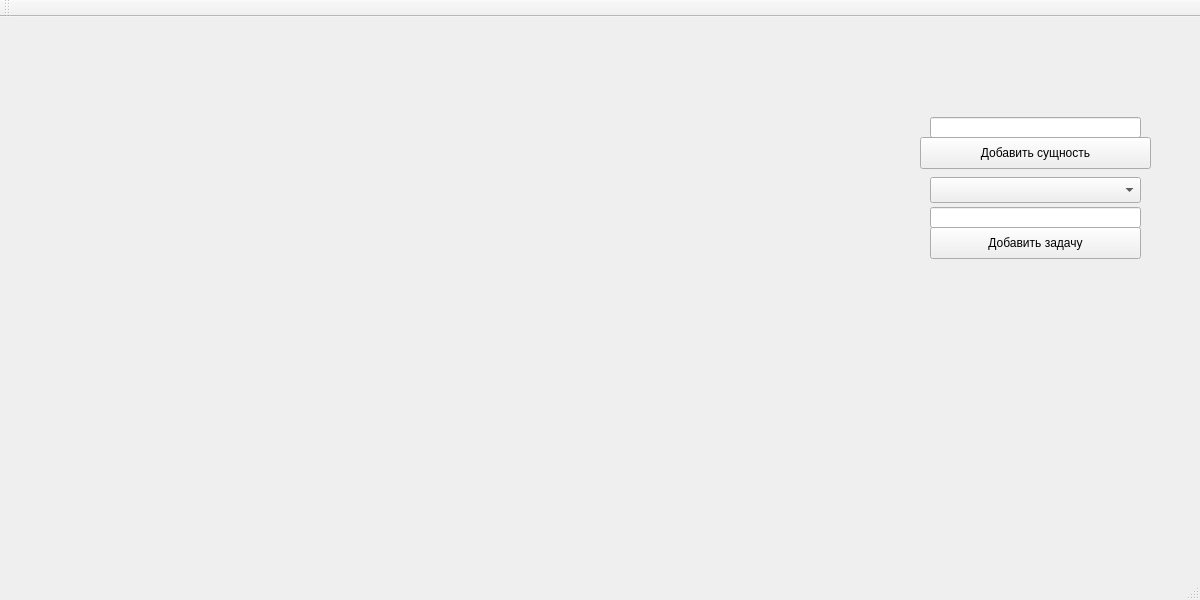
<?xml version="1.0" encoding="UTF-8"?>
<ui version="4.0">
 <class>MainWindow</class>
 <widget class="QMainWindow" name="MainWindow">
  <property name="geometry">
   <rect>
    <x>0</x>
    <y>0</y>
    <width>1200</width>
    <height>600</height>
   </rect>
  </property>
  <property name="minimumSize">
   <size>
    <width>1200</width>
    <height>600</height>
   </size>
  </property>
  <property name="maximumSize">
   <size>
    <width>1200</width>
    <height>600</height>
   </size>
  </property>
  <property name="windowTitle">
   <string>MainWindow</string>
  </property>
  <widget class="QWidget" name="centralWidget">
   <widget class="QPushButton" name="addEntityButton">
    <property name="geometry">
     <rect>
      <x>920</x>
      <y>120</y>
      <width>231</width>
      <height>32</height>
     </rect>
    </property>
    <property name="text">
     <string>Добавить сущность</string>
    </property>
   </widget>
   <widget class="QWidget" name="widget" native="true">
    <property name="geometry">
     <rect>
      <x>10</x>
      <y>30</y>
      <width>871</width>
      <height>491</height>
     </rect>
    </property>
   </widget>
   <widget class="QLineEdit" name="entityNameEdit">
    <property name="geometry">
     <rect>
      <x>930</x>
      <y>100</y>
      <width>211</width>
      <height>21</height>
     </rect>
    </property>
   </widget>
   <widget class="QComboBox" name="entitySelector">
    <property name="geometry">
     <rect>
      <x>930</x>
      <y>160</y>
      <width>211</width>
      <height>26</height>
     </rect>
    </property>
   </widget>
   <widget class="QLineEdit" name="taskNameEdit">
    <property name="geometry">
     <rect>
      <x>930</x>
      <y>190</y>
      <width>211</width>
      <height>21</height>
     </rect>
    </property>
   </widget>
   <widget class="QPushButton" name="addTaskButton">
    <property name="geometry">
     <rect>
      <x>930</x>
      <y>210</y>
      <width>211</width>
      <height>32</height>
     </rect>
    </property>
    <property name="text">
     <string>Добавить задачу</string>
    </property>
   </widget>
  </widget>
  <widget class="QMenuBar" name="menuBar">
   <property name="geometry">
    <rect>
     <x>0</x>
     <y>0</y>
     <width>1200</width>
     <height>22</height>
    </rect>
   </property>
  </widget>
  <widget class="QToolBar" name="mainToolBar">
   <attribute name="toolBarArea">
    <enum>TopToolBarArea</enum>
   </attribute>
   <attribute name="toolBarBreak">
    <bool>false</bool>
   </attribute>
  </widget>
  <widget class="QStatusBar" name="statusBar"/>
 </widget>
 <layoutdefault spacing="6" margin="11"/>
 <resources/>
 <connections/>
</ui>
